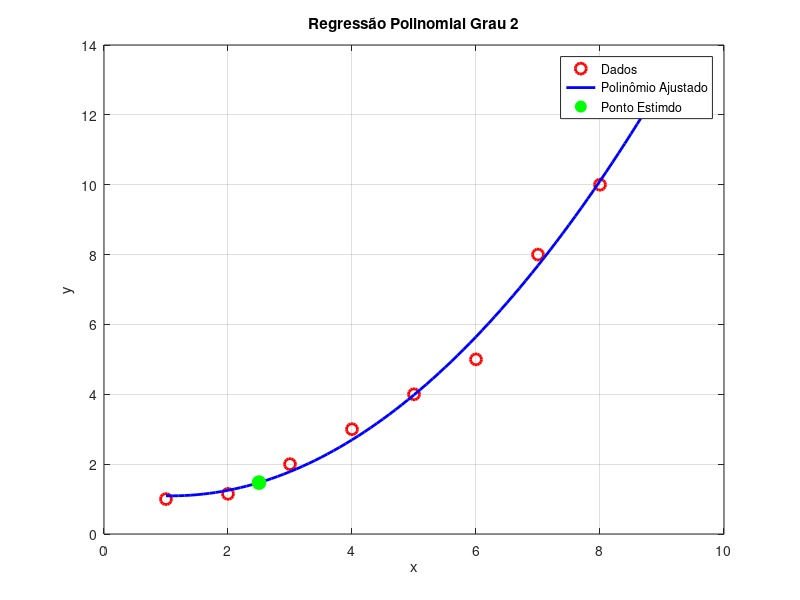

This figure's MATLAB source:
function lista5_ex_4 ()
clc;
x = 1:9; %criando vetor com os valores passaodos
x = x'; % traspondo para ficar vetor coluna
y = [1;
     1.15;
     2;
     3;
     4;
     5;
     8;
     10;
     13;];

 xEstimado = 2.5;
 graus = [ 1 , 2 ,11]; %graus dados

 grau = graus(2); % MUDE AQUI  para definir o grau da regressao polinomial

 printf("Regressão Polinomial de grau %d\n ", grau);

 coeficientes = regressaoPolinomial(x,y,grau); % chamando funcao do metodo numerico
 imprimirPolinomio(coeficientes);

 yEstimado = calcularPolinomio(coeficientes,xEstimado);
 printf("Valor estimado em x = %d: %0.6f\n",xEstimado,yEstimado);

[r2,r] = calcularR2(x,y,coeficientes);
printf("r^2 = %.6f\n",r2);
printf("r = %.6f\n",r);

plotarGrafico(x,y,coeficientes,grau,xEstimado,yEstimado);
endfunction

function coeficientes = regressaoPolinomial(x,y,grau)

  pontos = length(x);
  A = zeros(pontos,grau+1); % alocando matriz com zeros/ linnhas pontos e coluna coeficientes do polinomio

  for i = 1:pontos
    for j = 0:grau
      A(i,j+1) = x(i)^(grau-j);
    endfor
  endfor

  coeficientes =  (A'  * A) \ (A' * y) ; % resolvendo o sistema linear achando os coeficientes

endfunction

function  yEstimado = calcularPolinomio(coeficientes, xEstimado)

  grau = length(coeficientes) - 1;
  yEstimado = 0;

  for i = 1:length(coeficientes)
    expoente = grau - (i-1);
    yEstimado = yEstimado  + coeficientes(i) * xEstimado^expoente; % calculando o valor do polinomio no ponto, nos coeficientes achados
  endfor
endfunction

function [r2,r] = calcularR2(x,y,coeficientes)

  lx = length(x) ;
##  somay = 0;
##  for i = 1:lx
##    somay = somay + y(i); %fazendo a soma total
##  endfor
##  mediay = somay / lx; %calculando media de y
mediay = mean(y);

  yAjustado = zeros(lx,1);
  for i = 1:lx
    yAjustado(i) = calcularPolinomio(coeficientes,x(i));  %ajustando os valores
  endfor

##  St = 0;
##  for i = 1:lx
##    St = St + (y(i) - mediay)^2;
##  endfor
##
##  Sr = 0;
##  for i = 1:lx
##    Sr = Sr + (y(i) - yAjustado(i))^2;
##  endfor
  St = sum(y - mediay).^2;
  Sr = sum(y - yAjustado).^2;

  r2 = (St - Sr) / St;
  r = sqrt(r2);
endfunction

function imprimirPolinomio(coeficientes)

  l = length(coeficientes);
  printf('Polinômio ajustado:\nP(x) = ');

  for i = 1: l

    expoente = l - i;

    if expoente > 1
      fprintf('%.6fx^%d', coeficientes(i), expoente);
    elseif expoente == 1
      fprintf('%.6fx', coeficientes(i));
    else
      fprintf('%.6f', coeficientes(i));
    end

    if i < l
      fprintf(' + ');
    end

  end
  fprintf('\n');
endfunction

function plotarGrafico(x,y,coeficientes,grau,xEstimado,yEstimado)

  plotx = min(x) : 0.1 : max(x);
  ploty = zeros(length(plotx),1);

  for i = 1:length(plotx);
    ploty(i) = calcularPolinomio(coeficientes,plotx(i));
  endfor

  figure(1);
    plot(x, y, 'ro', 'MarkerSize', 8, 'LineWidth', 2);
  hold on;
  plot(plotx, ploty, 'b-', 'LineWidth', 2);
  plot(xEstimado,yEstimado,'go', 'MarkerSize', 10,  'MarkerFaceColor', 'g');

  title(['Regressão Polinomial Grau ', num2str(grau)]);
  xlabel('x');
  ylabel('y');
  legend('Dados', 'Polinômio Ajustado','Ponto Estimdo');
  grid on;
  endfunction
